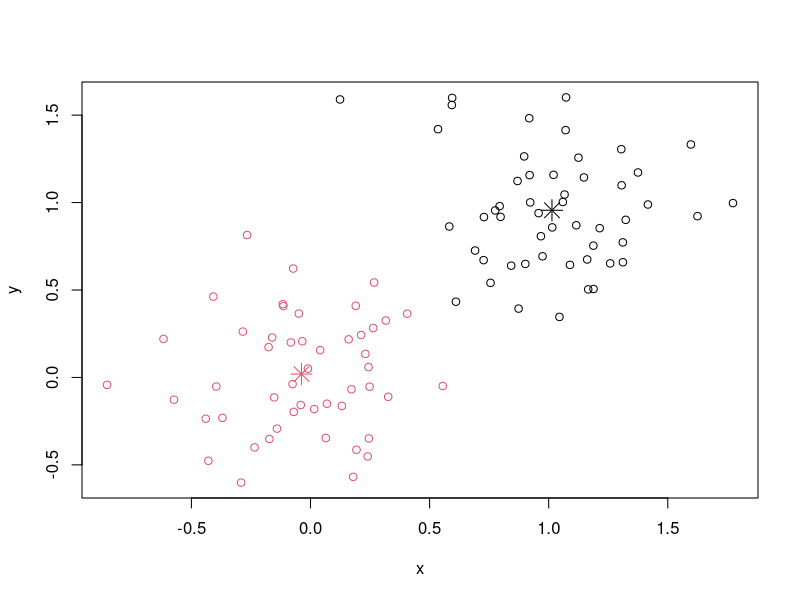
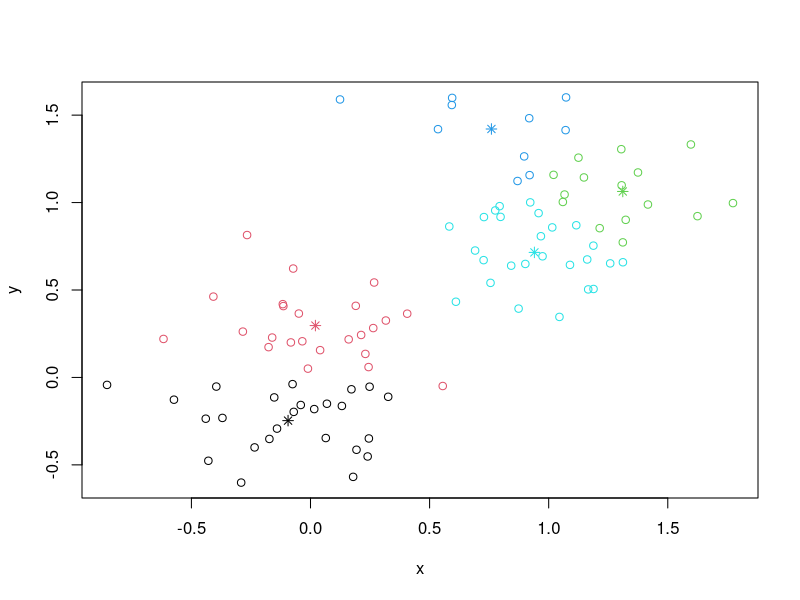

Generate these figures, in order, with R:
require(graphics)

# a 2-dimensional example
x <- rbind(matrix(rnorm(100, sd = 0.3), ncol = 2),
           matrix(rnorm(100, mean = 1, sd = 0.3), ncol = 2))
colnames(x) <- c("x", "y")
(cl <- kmeans(x, 2))
plot(x, col = cl$cluster)
points(cl$centers, col = 1:2, pch = 8, cex = 2)

# sum of squares
ss <- function(x) sum(scale(x, scale = FALSE)^2)

## cluster centers "fitted" to each obs.:
fitted.x <- fitted(cl);  head(fitted.x)
resid.x <- x - fitted(cl)

## Equalities : ----------------------------------
cbind(cl[c("betweenss", "tot.withinss", "totss")], # the same two columns
      c(ss(fitted.x), ss(resid.x),    ss(x)))
stopifnot(all.equal(cl$ totss,        ss(x)),
          all.equal(cl$ tot.withinss, ss(resid.x)),
          ## these three are the same:
          all.equal(cl$ betweenss,    ss(fitted.x)),
          all.equal(cl$ betweenss, cl$totss - cl$tot.withinss),
          ## and hence also
          all.equal(ss(x), ss(fitted.x) + ss(resid.x))
)

kmeans(x,1)$withinss # trivial one-cluster, (its W.SS == ss(x))

## random starts do help here with too many clusters
## (and are often recommended anyway!):
(cl <- kmeans(x, 5, nstart = 25))
plot(x, col = cl$cluster)
points(cl$centers, col = 1:5, pch = 8)

